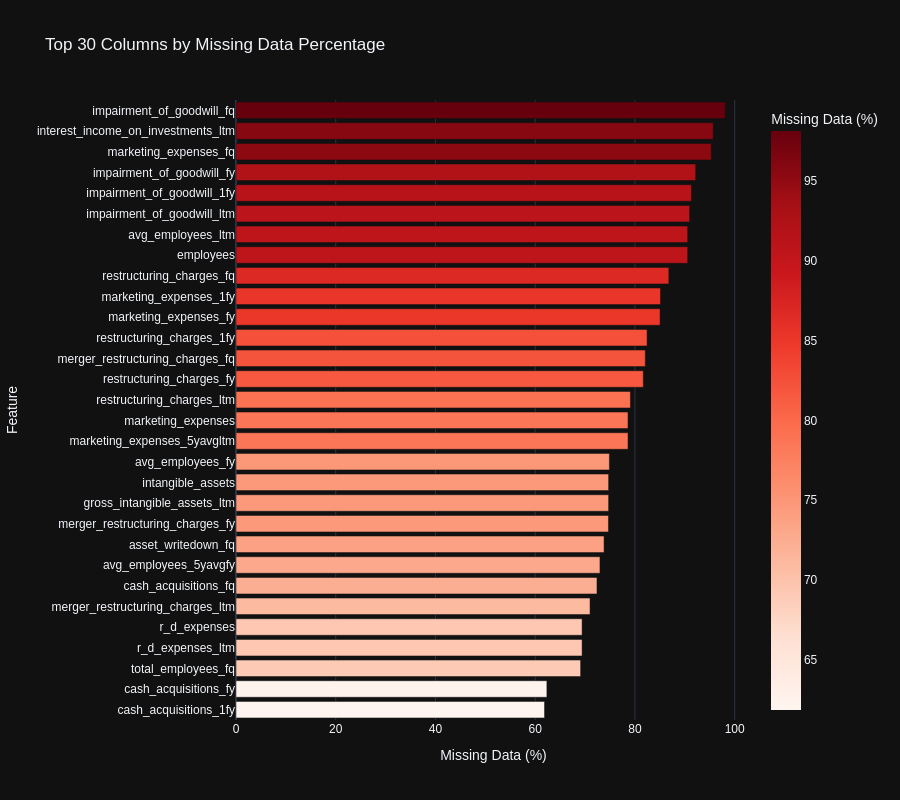
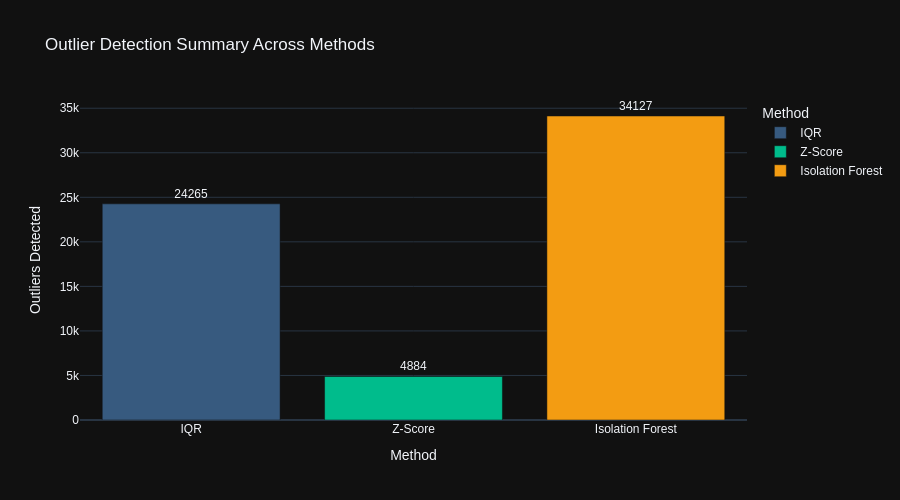
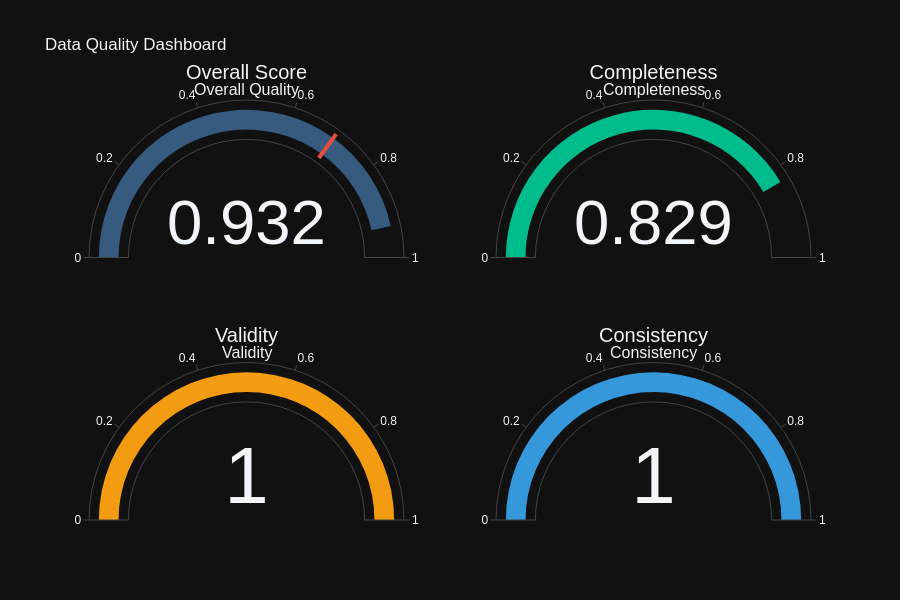

These figures' notebook cell, in order:
### Code cell
# 📊 Interactive Data Quality Visualizations
print("\n📊 Creating Interactive Data Quality Visualizations...")

# Note: Output directories already created at initialization (all Phase 9.1-9.8 subdirectories)

# 1. Missing Value Heatmap (Interactive Plotly)
missing_pct = (all_stocks_winsorized.isnull().sum() / len(all_stocks_winsorized) * 100).sort_values(ascending=False)
missing_df = pd.DataFrame({
    'Column': missing_pct.index,
    'Missing %': missing_pct.values
    }).head(30)

fig_missing = px.bar(
        missing_df,
        x='Missing %',
        y='Column',
        orientation='h',
        title='Top 30 Columns by Missing Data Percentage',
        labels={'Missing %': 'Missing Data (%)', 'Column': 'Feature'},
        color='Missing %',
        color_continuous_scale='Reds',
        height=800,
        template='plotly_dark'
        )
fig_missing.update_layout(yaxis={'categoryorder': 'total ascending'}, font_family="Arial")
fig_missing.show()

# Save as HTML for interactive viewing
fig_missing.write_html(OUTPUT_DIR / "eda" / "missing_values_heatmap.html")
print(f"✓ Saved: {OUTPUT_DIR / 'eda' / 'missing_values_heatmap.html'}")

# 2. Outlier Detection Summary (Interactive Bar Chart)
outlier_summary = pd.DataFrame({
    'Method': ['IQR', 'Z-Score', 'Isolation Forest'],
    'Outliers Detected': [total_iqr, total_zscore, total_iforest],
    'Columns Analyzed': [len(outliers_iqr), len(outliers_zscore), len(outliers_iforest)]
    })

fig_outliers = px.bar(
        outlier_summary,
        x='Method',
        y='Outliers Detected',
        title='Outlier Detection Summary Across Methods',
        color='Method',
        text='Outliers Detected',
        height=500,
        template='plotly_dark',
        color_discrete_sequence=['#375a7f', '#00bc8c', '#f39c12']
        )
fig_outliers.update_traces(texttemplate='%{text}', textposition='outside')
fig_outliers.update_layout(font_family="Arial")
fig_outliers.show()
fig_outliers.write_html(OUTPUT_DIR / "eda" / "outlier_detection_summary.html")
print(f"✓ Saved: {OUTPUT_DIR / 'eda' / 'outlier_detection_summary.html'}")

# 3. Data Quality Score Dashboard (Gauge Charts)
fig_quality = make_subplots(
        rows=2, cols=2,
        specs=[[{'type': 'indicator'}, {'type': 'indicator'}],
               [{'type': 'indicator'}, {'type': 'indicator'}]],
        subplot_titles=('Overall Quality', 'Completeness', 'Validity', 'Consistency')
        )

fig_quality.add_trace(go.Indicator(
        mode="gauge+number",
        value=quality_report.overall_score,
        title={'text': "Overall Score"},
        gauge={'axis': {'range': [0, 1]},
               'bar': {'color': "#375a7f"},
               'threshold': {'line': {'color': "#e74c3c", 'width': 4}, 'thickness': 0.75, 'value': 0.7}}
        ), row=1, col=1)

fig_quality.add_trace(go.Indicator(
        mode="gauge+number",
        value=quality_report.completeness_score,
        title={'text': "Completeness"},
        gauge={'axis': {'range': [0, 1]}, 'bar': {'color': "#00bc8c"}}
        ), row=1, col=2)

fig_quality.add_trace(go.Indicator(
        mode="gauge+number",
        value=quality_report.validity_score,
        title={'text': "Validity"},
        gauge={'axis': {'range': [0, 1]}, 'bar': {'color': "#f39c12"}}
        ), row=2, col=1)

fig_quality.add_trace(go.Indicator(
        mode="gauge+number",
        value=quality_report.consistency_score,
        title={'text': "Consistency"},
        gauge={'axis': {'range': [0, 1]}, 'bar': {'color': "#3498db"}}
        ), row=2, col=2)

fig_quality.update_layout(
        title_text="Data Quality Dashboard",
        height=600,
        showlegend=False,
        template='plotly_dark',
        font_family="Arial"
        )
fig_quality.show()
fig_quality.write_html(OUTPUT_DIR / "eda" / "data_quality_dashboard.html")
print(f"✓ Saved: {OUTPUT_DIR / 'eda' / 'data_quality_dashboard.html'}")

print(f"\n✅ Section 2 Interactive Visualizations Complete")
# Optionally, print the actual issues
if quality_report.issues:
    print(f"  Issue details:")
    for issue in quality_report.issues[:5]:  # Show first 5 issues
        print(f"    - {issue}")
    if len(quality_report.issues) > 5:
        print(f"    ... and {len(quality_report.issues) - 5} more issues")

### Figure 1 — Plotly figure (JSON) as saved in the notebook; plotly's stock layout.template omitted (floating-point values rounded to 4 significant figures)
{"data": [{"hovertemplate": "Missing Data (%)=%{marker.color}<br>Feature=%{y}<extra></extra>", "legendgroup": "", "marker": {"color": [98.11, 95.71, 95.31, 92.18, 91.33, 90.98, 90.58, 90.58, 86.8, 85.12, 85.04, 82.44, 82.08, 81.68, 79.1, 78.61, 78.61, 74.88, 74.72, 74.72, 74.69, 73.81, 72.99, 72.39, 71.0, 69.4, 69.4, 69.11, 62.34, 61.87], "coloraxis": "coloraxis", "pattern": {"shape": ""}}, "name": "", "orientation": "h", "showlegend": false, "textposition": "auto", "x": [98.11, 95.71, 95.31, 92.18, 91.33, 90.98, 90.58, 90.58, 86.8, 85.12, 85.04, 82.44, 82.08, 81.68, 79.1, 78.61, 78.61, 74.88, 74.72, 74.72, 74.69, 73.81, 72.99, 72.39, 71.0, 69.4, 69.4, 69.11, 62.34, 61.87], "xaxis": "x", "y": ["impairment_of_goodwill_fq", "interest_income_on_investments_ltm", "marketing_expenses_fq", "impairment_of_goodwill_fy", "impairment_of_goodwill_1fy", "impairment_of_goodwill_ltm", "employees", "avg_employees_ltm", "restructuring_charges_fq", "marketing_expenses_1fy", "marketing_expenses_fy", "restructuring_charges_1fy", "merger_restructuring_charges_fq", "restructuring_charges_fy", "restructuring_charges_ltm", "marketing_expenses_5yavgltm", "marketing_expenses", "avg_employees_fy", "gross_intangible_assets_ltm", "intangible_assets", "merger_restructuring_charges_fy", "asset_writedown_fq", "avg_employees_5yavgfy", "cash_acquisitions_fq", "merger_restructuring_charges_ltm", "r_d_expenses_ltm", "r_d_expenses", "total_employees_fq", "cash_acquisitions_fy", "cash_acquisitions_1fy"], "yaxis": "y", "type": "bar"}], "layout": {"xaxis": {"anchor": "y", "domain": [0.0, 1.0], "title": {"text": "Missing Data (%)"}}, "yaxis": {"anchor": "x", "domain": [0.0, 1.0], "title": {"text": "Feature"}, "categoryorder": "total ascending"}, "coloraxis": {"colorbar": {"title": {"text": "Missing Data (%)"}}, "colorscale": [[0.0, "rgb(255,245,240)"], [0.125, "rgb(254,224,210)"], [0.25, "rgb(252,187,161)"], [0.375, "rgb(252,146,114)"], [0.5, "rgb(251,106,74)"], [0.625, "rgb(239,59,44)"], [0.75, "rgb(203,24,29)"], [0.875, "rgb(165,15,21)"], [1.0, "rgb(103,0,13)"]]}, "legend": {"tracegroupgap": 0}, "title": {"text": "Top 30 Columns by Missing Data Percentage"}, "barmode": "relative", "height": 800, "font": {"family": "Arial"}}}

### Figure 2 — Plotly figure (JSON) as saved in the notebook; plotly's stock layout.template omitted (floating-point values rounded to 4 significant figures)
{"data": [{"hovertemplate": "Method=%{x}<br>Outliers Detected=%{text}<extra></extra>", "legendgroup": "IQR", "marker": {"color": "#375a7f", "pattern": {"shape": ""}}, "name": "IQR", "orientation": "v", "showlegend": true, "text": [24260.0], "textposition": "outside", "x": ["IQR"], "xaxis": "x", "y": [24265], "yaxis": "y", "type": "bar", "texttemplate": "%{text}"}, {"hovertemplate": "Method=%{x}<br>Outliers Detected=%{text}<extra></extra>", "legendgroup": "Z-Score", "marker": {"color": "#00bc8c", "pattern": {"shape": ""}}, "name": "Z-Score", "orientation": "v", "showlegend": true, "text": [4884.0], "textposition": "outside", "x": ["Z-Score"], "xaxis": "x", "y": [4884], "yaxis": "y", "type": "bar", "texttemplate": "%{text}"}, {"hovertemplate": "Method=%{x}<br>Outliers Detected=%{text}<extra></extra>", "legendgroup": "Isolation Forest", "marker": {"color": "#f39c12", "pattern": {"shape": ""}}, "name": "Isolation Forest", "orientation": "v", "showlegend": true, "text": [34130.0], "textposition": "outside", "x": ["Isolation Forest"], "xaxis": "x", "y": [34127], "yaxis": "y", "type": "bar", "texttemplate": "%{text}"}], "layout": {"xaxis": {"anchor": "y", "domain": [0.0, 1.0], "title": {"text": "Method"}, "categoryorder": "array", "categoryarray": ["IQR", "Z-Score", "Isolation Forest"]}, "yaxis": {"anchor": "x", "domain": [0.0, 1.0], "title": {"text": "Outliers Detected"}}, "legend": {"title": {"text": "Method"}, "tracegroupgap": 0}, "title": {"text": "Outlier Detection Summary Across Methods"}, "barmode": "relative", "height": 500, "font": {"family": "Arial"}}}

### Figure 3 — Plotly figure (JSON) as saved in the notebook; plotly's stock layout.template omitted (floating-point values rounded to 4 significant figures)
{"data": [{"gauge": {"axis": {"range": [0, 1]}, "bar": {"color": "#375a7f"}, "threshold": {"line": {"color": "#e74c3c", "width": 4}, "thickness": 0.75, "value": 0.7}}, "mode": "gauge+number", "title": {"text": "Overall Score"}, "value": 0.9316, "type": "indicator", "domain": {"x": [0.0, 0.45], "y": [0.625, 1.0]}}, {"gauge": {"axis": {"range": [0, 1]}, "bar": {"color": "#00bc8c"}}, "mode": "gauge+number", "title": {"text": "Completeness"}, "value": 0.829, "type": "indicator", "domain": {"x": [0.55, 1.0], "y": [0.625, 1.0]}}, {"gauge": {"axis": {"range": [0, 1]}, "bar": {"color": "#f39c12"}}, "mode": "gauge+number", "title": {"text": "Validity"}, "value": 1.0, "type": "indicator", "domain": {"x": [0.0, 0.45], "y": [0.0, 0.375]}}, {"gauge": {"axis": {"range": [0, 1]}, "bar": {"color": "#3498db"}}, "mode": "gauge+number", "title": {"text": "Consistency"}, "value": 1.0, "type": "indicator", "domain": {"x": [0.55, 1.0], "y": [0.0, 0.375]}}], "layout": {"annotations": [{"font": {"size": 16}, "showarrow": false, "text": "Overall Quality", "x": 0.225, "xanchor": "center", "xref": "paper", "y": 1.0, "yanchor": "bottom", "yref": "paper"}, {"font": {"size": 16}, "showarrow": false, "text": "Completeness", "x": 0.775, "xanchor": "center", "xref": "paper", "y": 1.0, "yanchor": "bottom", "yref": "paper"}, {"font": {"size": 16}, "showarrow": false, "text": "Validity", "x": 0.225, "xanchor": "center", "xref": "paper", "y": 0.375, "yanchor": "bottom", "yref": "paper"}, {"font": {"size": 16}, "showarrow": false, "text": "Consistency", "x": 0.775, "xanchor": "center", "xref": "paper", "y": 0.375, "yanchor": "bottom", "yref": "paper"}], "title": {"text": "Data Quality Dashboard"}, "font": {"family": "Arial"}, "height": 600, "showlegend": false}}
